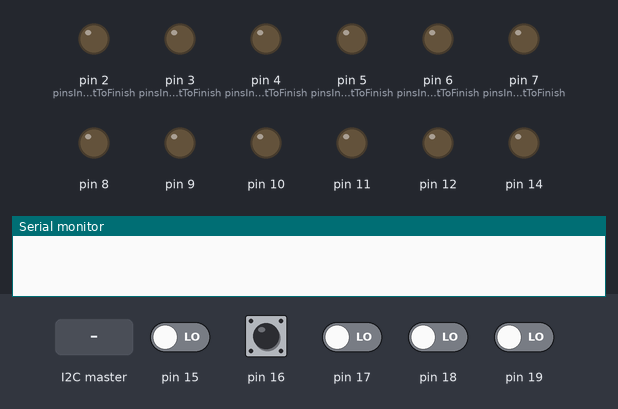
Simulated run of this sketch. Board: Arduino Uno, built with avr-gcc and run on an emulated ATmega328P. On the bench: output pins drawn as LEDs (lit = HIGH), the last lines printed to the serial monitor. The test bench sets the inputs (shaded band); at power-on: pin 16 HIGH, pin 15, pin 17–19 LOW.

Above: at 1.2 s.
1.3 s: the I2C master sends the byte 200
At 2.5 s:
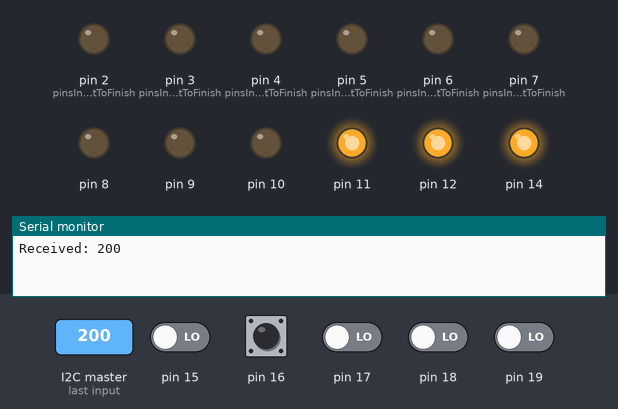
2.8 s: the I2C master sends the byte 1
At 3.9 s:
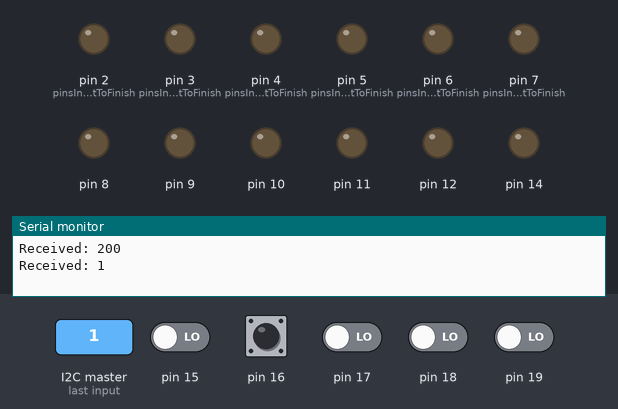
Timing chart, 0 to 5.8 s (numbered marks = the images above; inputs shaded):
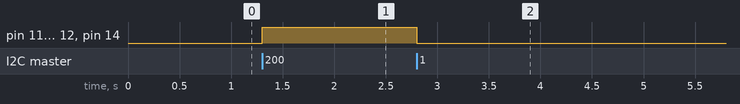

The sketch:

ScoreboardController.ino
```cpp
#include <Wire.h>

#define USING_TRANSISTOR_BOARD  0

#if (USING_TRANSISTOR_BOARD == 1)
int digitPinList[5][8] =
{
  { 2, 36, 4, 5, 34, 35, 3, 37 },
  { 6, 40, 8, 9, 38, 39, 7, 41 },
  { 10, 11, 12, 14, 42, 43, 44, 45 },
  { 26, 27, 31, 29, 46, 47, 48, 49 },
  { 30, 28, 32, 33, 50, 51, 52, 53 }
};
int pinsIndicesStartToFinish[8] = { 0, 4, 1, 3, 2, 5, 6, 7 };
#else
int digitPinList[5][8] =
{
  { 2, 37, 5, 36, 4, 35, 3, 34 },
  { 6, 41, 9, 40, 8, 39, 7, 38 },
  { 10, 45, 14, 44, 12, 43, 11, 42 },
  { 26, 49, 29, 48, 28, 47, 27, 46 },
  { 30, 53, 33, 52, 32, 51, 31, 50 }
};
int pinsIndicesStartToFinish[8] = { 0, 1, 2, 3, 4, 5, 6, 7 };
#endif

void ClearDisplay()
{
    for (int i = 0; i < 5; ++i) ClearDigit(i);
}

void ClearDigit(int digitIndex)
{
  SetPins(digitIndex, LOW, LOW, LOW, LOW, LOW, LOW, LOW, LOW);
}

void DisplayNumberOnDigit(int digitIndex, long number)
{
  if (number < 0) return;
  if (number > 9) return;

  switch (number)
  {
    case 0:   SetPins(digitIndex, LOW, HIGH, HIGH, HIGH, LOW, HIGH, HIGH, HIGH);    break;
    case 1:   SetPins(digitIndex, LOW, HIGH, LOW, LOW, LOW, HIGH, LOW, LOW);        break;
    case 2:   SetPins(digitIndex, LOW, HIGH, HIGH, LOW, HIGH, LOW, HIGH, HIGH);     break;
    case 3:   SetPins(digitIndex, LOW, HIGH, HIGH, LOW, HIGH, HIGH, HIGH, LOW);     break;
    case 4:   SetPins(digitIndex, LOW, HIGH, LOW, HIGH, HIGH, HIGH, LOW, LOW);      break;
    case 5:   SetPins(digitIndex, LOW, LOW, HIGH, HIGH, HIGH, HIGH, HIGH, LOW);     break;
    case 6:   SetPins(digitIndex, LOW, LOW, HIGH, HIGH, HIGH, HIGH, HIGH, HIGH);    break;
    case 7:   SetPins(digitIndex, LOW, HIGH, HIGH, LOW, LOW, HIGH, LOW, LOW);       break;
    case 8:   SetPins(digitIndex, LOW, HIGH, HIGH, HIGH, HIGH, HIGH, HIGH, HIGH);   break;
    case 9:   SetPins(digitIndex, LOW, HIGH, HIGH, HIGH, HIGH, HIGH, HIGH, LOW);    break;
  }
}

void SetPins(int digitIndex, int pinG, int pin1, int pin2, int pin3, int pin4, int pin5, int pin6, int pin7)
{
  if (pinG == -1) pinMode(digitPinList[digitIndex][pinsIndicesStartToFinish[0]], INPUT);
  else pinMode(digitPinList[digitIndex][pinsIndicesStartToFinish[0]], OUTPUT);    digitalWrite(digitPinList[digitIndex][pinsIndicesStartToFinish[0]], pinG);

  if (pin1 == -1) pinMode(digitPinList[digitIndex][pinsIndicesStartToFinish[1]], INPUT);
  else pinMode(digitPinList[digitIndex][pinsIndicesStartToFinish[1]], OUTPUT);    digitalWrite(digitPinList[digitIndex][pinsIndicesStartToFinish[1]], pin1);

  if (pin2 == -1) pinMode(digitPinList[digitIndex][pinsIndicesStartToFinish[2]], INPUT);
  else pinMode(digitPinList[digitIndex][pinsIndicesStartToFinish[2]], OUTPUT);    digitalWrite(digitPinList[digitIndex][pinsIndicesStartToFinish[2]], pin2);

  if (pin3 == -1) pinMode(digitPinList[digitIndex][pinsIndicesStartToFinish[3]], INPUT);
  else pinMode(digitPinList[digitIndex][pinsIndicesStartToFinish[3]], OUTPUT);    digitalWrite(digitPinList[digitIndex][pinsIndicesStartToFinish[3]], pin3);

  if (pin4 == -1) pinMode(digitPinList[digitIndex][pinsIndicesStartToFinish[4]], INPUT);
  else pinMode(digitPinList[digitIndex][pinsIndicesStartToFinish[4]], OUTPUT);    digitalWrite(digitPinList[digitIndex][pinsIndicesStartToFinish[4]], pin4);

  if (pin5 == -1) pinMode(digitPinList[digitIndex][pinsIndicesStartToFinish[5]], INPUT);
  else pinMode(digitPinList[digitIndex][pinsIndicesStartToFinish[5]], OUTPUT);    digitalWrite(digitPinList[digitIndex][pinsIndicesStartToFinish[5]], pin5);

  if (pin6 == -1) pinMode(digitPinList[digitIndex][pinsIndicesStartToFinish[6]], INPUT);
  else pinMode(digitPinList[digitIndex][pinsIndicesStartToFinish[6]], OUTPUT);    digitalWrite(digitPinList[digitIndex][pinsIndicesStartToFinish[6]], pin6);

  if (pin7 == -1) pinMode(digitPinList[digitIndex][pinsIndicesStartToFinish[7]], INPUT);
  else pinMode(digitPinList[digitIndex][pinsIndicesStartToFinish[7]], OUTPUT);    digitalWrite(digitPinList[digitIndex][pinsIndicesStartToFinish[7]], pin7);
}

/*
void TestPins(int pinIndex1, int pinIndex2)
{
  for (int i = 0; i < 8; ++i) pinMode(digitPinList[i], INPUT);
  pinMode(digitPinList[pinIndex1], OUTPUT);
  pinMode(digitPinList[pinIndex2], OUTPUT);
  digitalWrite(digitPinList[pinIndex1], LOW);
  digitalWrite(digitPinList[pinIndex2], HIGH);
}
*/

void TestDigits()
{
  for (int i = 0; i < 1; ++i)
  {
    ClearDisplay();
    SetPins(i, LOW, LOW, LOW, LOW, LOW, LOW, LOW, LOW);
    delay(250);
    ClearDisplay();
    SetPins(i, LOW, HIGH, LOW, LOW, LOW, LOW, LOW, LOW);
    delay(250);
    ClearDisplay();
    SetPins(i, LOW, LOW, HIGH, LOW, LOW, LOW, LOW, LOW);
    delay(250);
    ClearDisplay();
    SetPins(i, LOW, LOW, LOW, HIGH, LOW, LOW, LOW, LOW);
    delay(250);
    ClearDisplay();
    SetPins(i, LOW, LOW, LOW, LOW, HIGH, LOW, LOW, LOW);
    delay(250);
    ClearDisplay();
    SetPins(i, LOW, LOW, LOW, LOW, LOW, HIGH, LOW, LOW);
    delay(250);
    ClearDisplay();
    SetPins(i, LOW, LOW, LOW, LOW, LOW, LOW, HIGH, LOW);
    delay(250);
    ClearDisplay();
    SetPins(i, LOW, LOW, LOW, LOW, LOW, LOW, LOW, HIGH);
    delay(250);
  }
  return;
}

void DisplayNumber(long number)
{
  for (int i = 0; i < 5; ++i) ClearDigit(i);

  if (number < 0)     return;
  if (number > 99999) return;

  long digit1 = number % 10;
  DisplayNumberOnDigit(4, digit1);
  number -= digit1;
  number /= 10;

  if (number == 0) return;
  long digit2 = number % 10;
  DisplayNumberOnDigit(3, digit2);
  number -= digit2;
  number /= 10;

  if (number == 0) return;
  long digit3 = number % 10;
  DisplayNumberOnDigit(2, digit3);
  number -= digit3;
  number /= 10;

  if (number == 0) return;
  long digit4 = number % 10;
  DisplayNumberOnDigit(1, digit4);
  number -= digit4;
  number /= 10;

  if (number == 0) return;
  long digit5 = number % 10;
  DisplayNumberOnDigit(0, digit5);
}

void receiveEvent(int bytes)
{
  long receivedScore = 0;
  byte scoreByte = 0;
  if(Wire.available() != 0)
  {
    for (int i = 0; i < bytes; i++)
    {
      scoreByte = Wire.read();
      receivedScore |= (scoreByte << i);
    }

    Serial.print("Received: ");
    Serial.print(receivedScore, DEC);
    Serial.print("\n");
    DisplayNumber(receivedScore);
  }
}

void setup() {
  Wire.begin(0x60);
  Wire.onReceive(receiveEvent);

  Serial.begin(9600);
}

void loop() {
}
```

Measured:
- after the input at 1.3 s, pin 11, pin 12, pin 14: LOW → HIGH at once
- after the input at 2.8 s, pin 11, pin 12, pin 14: HIGH → LOW at once
